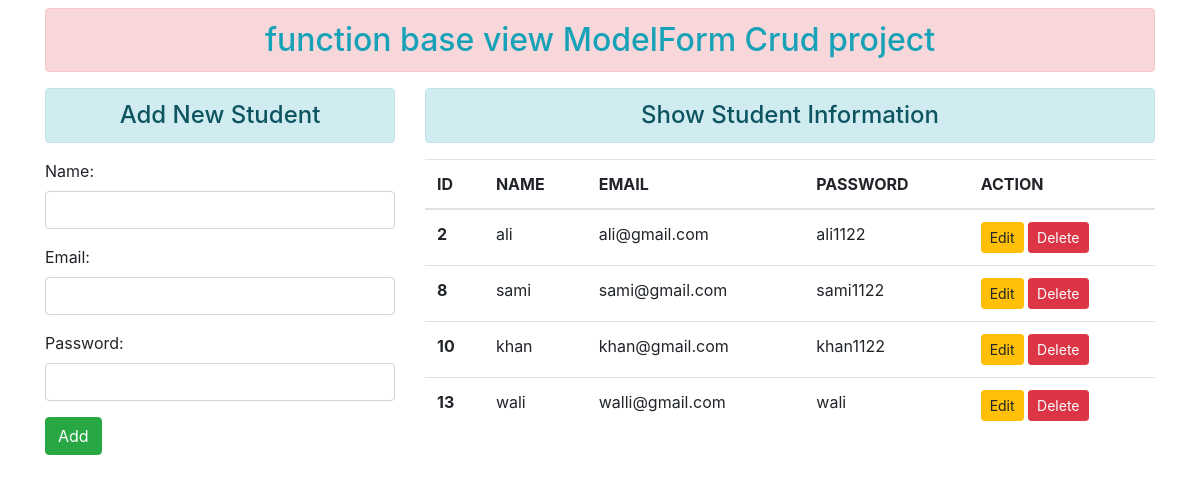
The page / on the database its author committed.
### enroll/models.py (models this page shows)
class user(models.Model):
    name = models.CharField(max_length=70)
    email = models.EmailField(max_length=50)
    password = models.CharField(max_length=70)

### enroll/views.py (the view)
# urls.py: path('', views.add_show, name ='addandshow'),
def add_show(request):
    if request.method =='POST':
        fm = StudentRegisration(request.POST)
        if fm.is_valid():
            nm = fm.cleaned_data['name']
            em = fm.cleaned_data['email']
            pw = fm.cleaned_data['password']
            reg = user(name=nm, email=em, password=pw)
            reg.save()
            fm = StudentRegisration()
    else:
        fm = StudentRegisration()
    stud = user.objects.all()
    return render(request,'enroll/addandshow.html',{'form': fm, 'stu': stud})

### enroll/forms.py
class StudentRegisration(forms.ModelForm):
    class Meta:
        model = user
        fields = ['name','email','password']
        widgets = {
            'name':forms.TextInput(attrs={'class':'form-control'}),
            'email':forms.EmailInput(attrs={'class':'form-control'}),
            'password':forms.PasswordInput(render_value= True ,attrs={'class':'form-control'}),
        }

### enroll/templates/enroll/addandshow.html (shortened to what this page needs)
<!DOCTYPE html>
{% extends 'enroll/base.html' %}
{% block content %}
<div class="row">
<div class="col-sm-4">
<h4 class="text-center alert alert-info" > Add New Student </h4>
<form action="" method="post">
        {{ form.as_p }}
        <input type="submit" class="btn btn-success" value="Add">
</form>
    </div>
    <div class="col-sm-8">
        <h4 class="text-center alert alert-info" > Show Student Information </h4>
    {% if stu %}
        <table class="table table table-hover">
  <thead>
    <tr>
      <th scope="col">ID</th>
      <th scope="col">NAME</th>
      <th scope="col">EMAIL</th>
      <th scope="col">PASSWORD</th>
      <th scope="col">ACTION</th>
    </tr>
  </thead>
  <tbody>
  {% for st in stu %}
    <tr>
      <th scope="row">{{st.id}}</th>
      <td>{{st.name}}</td>
      <td>{{st.email}}</td>
      <td>{{st.password}}</td>
      <td>
          <a href="{% url 'update_data' st.id %}" class="btn btn-warning btn-sm">Edit</a>
          <form action="{% url 'delete_data' st.id %}" method="post" class="d-inline">
              <input type="submit" class="btn btn-danger btn-sm" value="Delete">
          </form>
      </td>
    </tr>
  {% endfor %}
  </tbody>
        </table>
        {% else %}
        <h2>not data</h2>
    {% endif %}
    </div>
    </div>
{% endblock content %}

### enroll/templates/enroll/base.html (shortened to what this page needs)
<!DOCTYPE html>
{% load static %}
<html lang="en" xmlns="http://www.w3.org/1999/html">
<head>
    <link rel="stylesheet" href="{% static 'enroll/css/bootstrap.css' %}">
</head>
<body>
<div class="container mt-2" >
    <h2 class="text-center alert alert-danger text-info ">function base view ModelForm Crud project</h2>
        {% block content %}
        {% endblock content %}
</div>
</body>
</html>

### rows shown on the page
user: id "2", name "ali", email "ali@gmail.com", password "ali1122"
user: id "8", name "sami", email "sami@gmail.com", password "sami1122"
user: id "10", name "khan", email "khan@gmail.com", password "khan1122"
user: id "13", name "wali", email "walli@gmail.com", password "wali"
